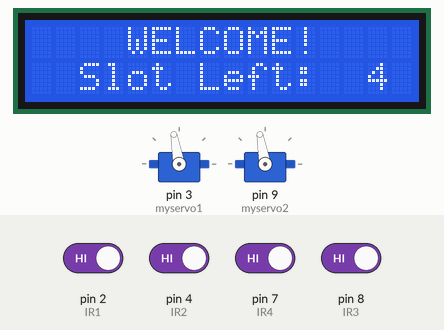
Bench run of a sketch on a simulated Arduino Uno, built with avr-gcc and run on an emulated ATmega328P. Shown: 16×2 character LCD, 2 × servo. The test bench sets the inputs (shaded band); at power-on: pin 2 (IR1), pin 4 (IR2), pin 7 (IR4), pin 8 (IR3) HIGH.

Above: at 3.2 s.
3.3 s: pin 2 (IR1) driven LOW
At 4.4 s:
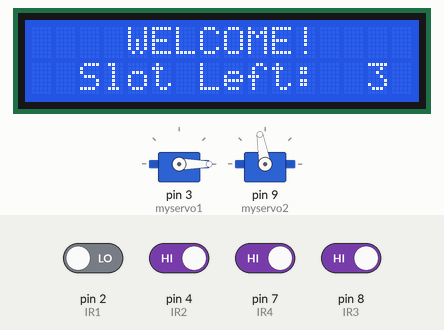
4.8 s: pin 7 (IR4) driven LOW
At 5.7 s:
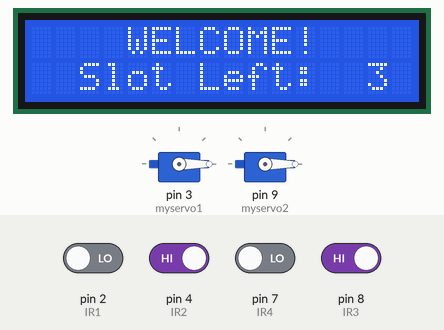
6.3 s: pin 4 (IR2) driven LOW
At 9.1 s:
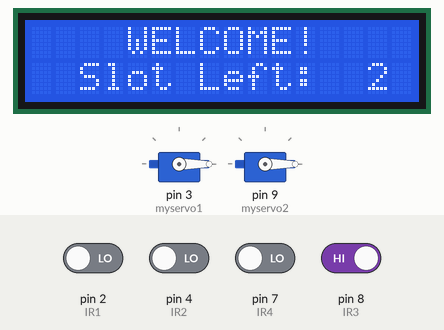
9.3 s: pin 2 (IR1) driven HIGH
At 10.4 s:
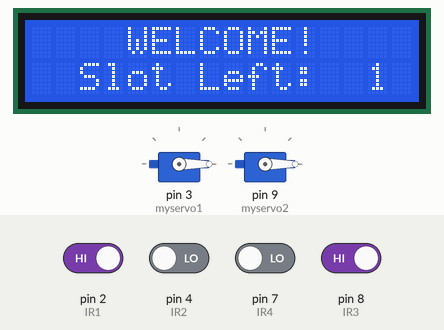
10.9 s: pin 2 (IR1) driven LOW
At 13.7 s:
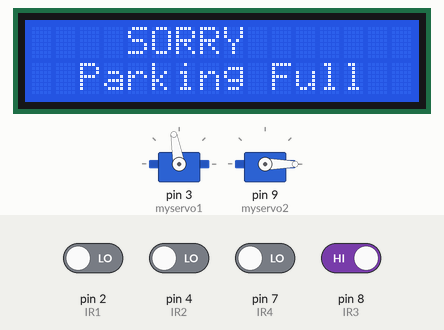
13.9 s: pin 4 (IR2) driven HIGH
At 15.04 s:
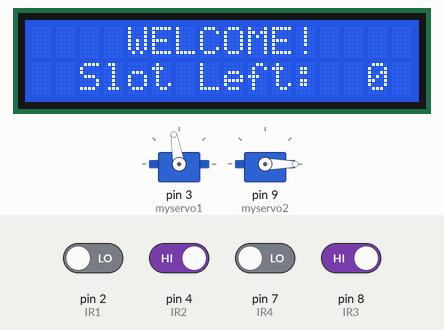
Timing chart, 0 to 16.9 s (numbered marks = the images above; inputs shaded):
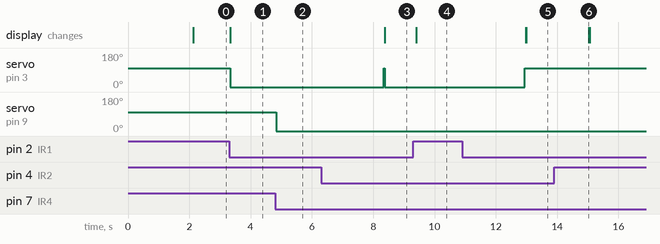

Measured:
- after the input at 3.3 s, servo on pin 3 (myservo1): 100° → 0° at once; the display: changes at once (image 1)
- after the input at 4.8 s, servo on pin 9 (myservo2): 100° → 0° at once
- after the input at 6.3 s, servo on pin 3 (myservo1): 0° → 100° after 2.0 s, → 0° 0.03 s later; the display: changes after 2.1 s (image 3)
- after the input at 9.3 s, servo on pin 3 (myservo1): stays 0° (without the input it goes to 100° after 0.08 s)
- after the input at 10.9 s, servo on pin 3 (myservo1): 0° → 100° after 2.0 s; the display: first changes after 2.1 s (image 5 shows a later state)
- after the input at 13.9 s, servo on pin 3 (myservo1): stays 100° (without the input it goes to 0° after 1.1 s)

The sketch:

Arduino_Car_Parking_System_Code.ino
```cpp
#include <Wire.h>
#include <LiquidCrystal_I2C.h>
LiquidCrystal_I2C lcd(0x27,16,2);  //Change the HEX address
#include <Servo.h>

Servo myservo1;
Servo myservo2;

int IR1 = 2;
int IR2 = 4;
int IR3 = 8;
int IR4 = 7;

int Slot = 4;           //Enter Total number of parking Slots

int flag1 = 0;
int flag2 = 0;
int flag3 = 0;
int flag4 = 0;

void setup() {
  lcd.init();
  lcd.backlight();
pinMode(IR1, INPUT);
pinMode(IR2, INPUT);
pinMode(IR3, INPUT);
pinMode(IR4, INPUT);

myservo1.attach(3);
myservo1.write(100);
myservo2.attach(9);
myservo2.write(100);

lcd.setCursor (0,0);
lcd.print("     ARDUINO    ");
lcd.setCursor (0,1);
lcd.print(" PARKING SYSTEM ");
delay (2000);
lcd.clear();
}

void loop(){

if(digitalRead (IR1) == LOW && flag1==0){
if(Slot>0){flag1=1;
if(flag2==0){myservo1.write(0); Slot = Slot-1;}
}
else{
lcd.setCursor (0,0);
lcd.print("    SORRY   ");
lcd.setCursor (0,1);
lcd.print("  Parking Full  ");
delay(2000);
lcd.clear();
}
}

if(digitalRead (IR2) == LOW && flag2==0){flag2=1;
if(flag1==0){myservo1.write(0);}
}

if(flag1==1 && flag2==1){
delay(1000);
myservo1.write(100);
flag1=0, flag2=0;
}

lcd.setCursor (0,0);
lcd.print("    WELCOME!    ");
lcd.setCursor (0,1);
lcd.print("  Slot Left:  ");
lcd.print(Slot);


if(digitalRead (IR3) == LOW && flag3==0){
if(Slot<4){flag3=1;
if(flag4==0){myservo2.write(0); Slot = Slot+1;}

}

}

if(digitalRead (IR4) == LOW && flag4==0){flag4=1;
if(flag3==0){myservo2.write(0);}


if(flag3==1 && flag4==1){
delay (1000);
myservo2.write(100);
flag3=0, flag4=0;

}

lcd.setCursor (0,0);
lcd.print("    WELCOME!    ");
lcd.setCursor (0,1);
lcd.print("  Slot Left:  ");
lcd.print(Slot);
}
}
```
